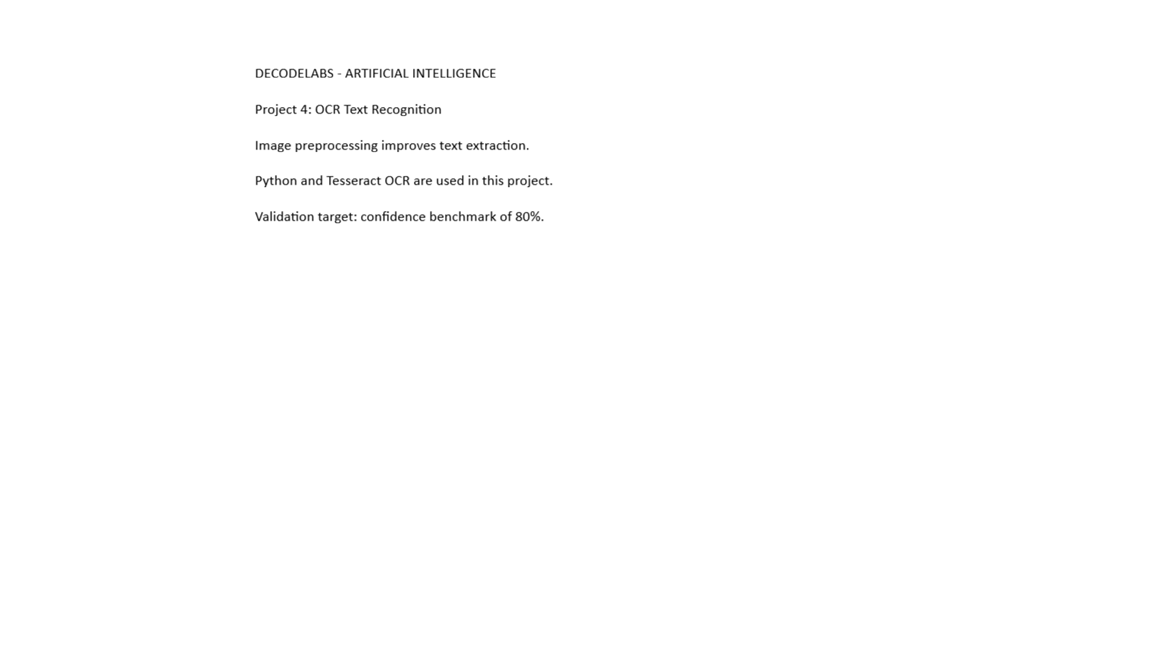
#> input picture input_images/sample_text.png, 1152 x 648 px
$ python main.py
#> lines starting #> are read from the running program, lines starting #| are printed output that depends on the picture; after the words box and inside, x2 and y2 are one past the last pixel; in counts of white or black regions, pixels touching at a corner belong together

from pathlib import Path

import cv2
import pytesseract

# Tesseract OCR installation path
pytesseract.pytesseract.tesseract_cmd = (
    r"C:\Program Files\Tesseract-OCR\tesseract.exe"
)


def preprocess_image(image_path):
    """Prepare an image for OCR recognition."""

    image = cv2.imread(str(image_path))
#> image is the input picture: shape (648, 1152, 3); min 0, max 255, mean 253.9

    if image is None:
        raise ValueError(f"Cannot open image: {image_path}")

    # Step 1: Convert to grayscale
    gray = cv2.cvtColor(image, cv2.COLOR_BGR2GRAY)

    # Step 2: Reduce image noise
    blurred = cv2.GaussianBlur(gray, (3, 3), 0)

    # Step 3: Adaptive thresholding
    processed = cv2.adaptiveThreshold(
        blurred,
        255,
        cv2.ADAPTIVE_THRESH_GAUSSIAN_C,
        cv2.THRESH_BINARY,
        31,
        11
    )
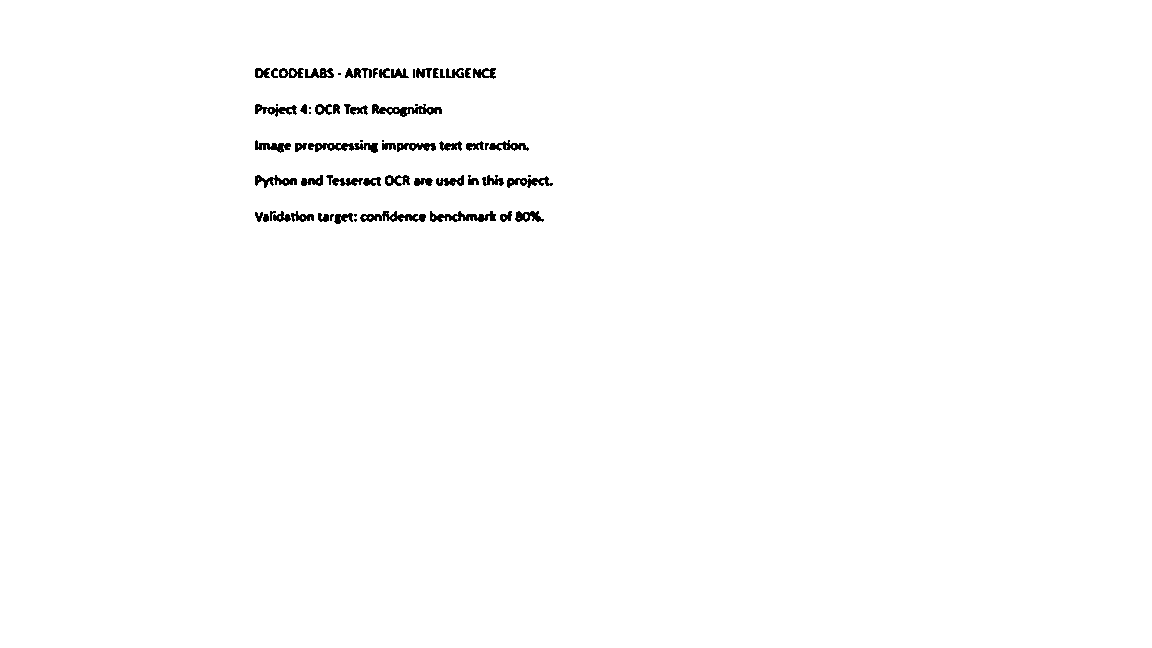
#> processed: shape (648, 1152); 99% white; 64 black regions (13 under 20 px), largest, box (x1, y1, x2, y2) and area: (372, 104, 442, 117) 422, (308, 143, 378, 153) 405, (430, 211, 496, 222) 393

    return processed


def main():
    image_path = Path("input_images/sample_text.png")

    # Preprocess the input image
    processed = preprocess_image(image_path)

    # Extract text using Tesseract OCR
    config = "--oem 3 --psm 6"

#> (the run stopped early here; a loop or call above may not have finished)
